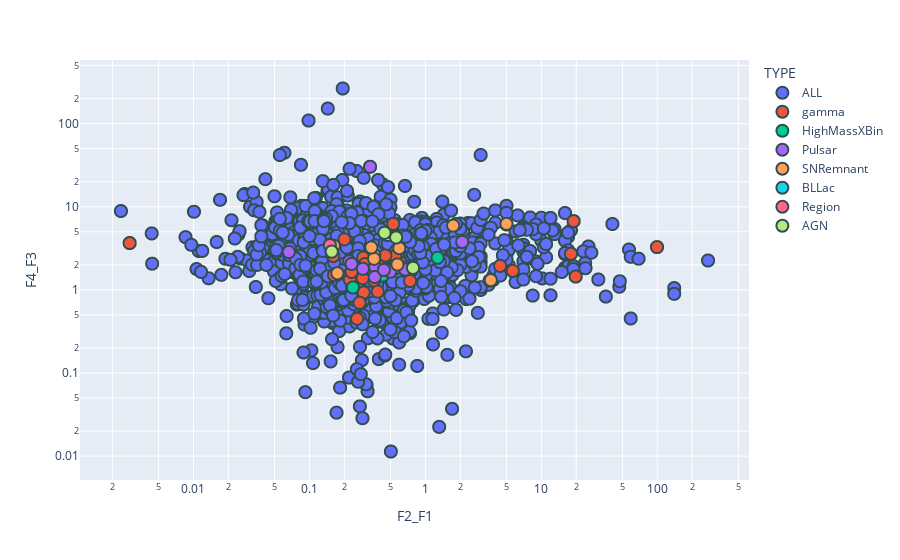

Here is the notebook cell this chart was saved with:
### Markdown cell above
Note that when you move around with the mouse you get the values for each of the sources. You can activate or deactivate a type of Source in the plot by selecting it in the legend. You can zoom in and out, you can export as a png... and plenty more. Play a little bit with it. 

Do the same as before but now color coded by object type.

### Code cell
# Plot same thing but color coded by the TYPE of object
fig = px.scatter(Data, "F2_F1", y="F4_F3", log_x=True, log_y=True, color="TYPE")
fig.update_traces(
    marker=dict(size=12, line=dict(width=2, color="DarkSlateGrey")),
    selector=dict(mode="markers"),
)
fig.show()

### Figure 1 — Plotly figure (JSON) as saved in the notebook; plotly's stock layout.template omitted (floating-point values rounded to 4 significant figures; data arrays with more than 128 entries replaced by an {"elided": "..."} marker saying what was removed)
{"data": [{"hovertemplate": "TYPE=ALL<br>F2_F1=%{x}<br>F4_F3=%{y}<extra></extra>", "legendgroup": "ALL", "marker": {"color": "#636efa", "line": {"color": "DarkSlateGrey", "width": 2}, "size": 12, "symbol": "circle"}, "mode": "markers", "name": "ALL", "showlegend": true, "type": "scattergl", "x": {"elided": "3034 float values"}, "xaxis": "x", "y": {"elided": "3034 float values"}, "yaxis": "y"}, {"hovertemplate": "TYPE=gamma<br>F2_F1=%{x}<br>F4_F3=%{y}<extra></extra>", "legendgroup": "gamma", "marker": {"color": "#EF553B", "line": {"color": "DarkSlateGrey", "width": 2}, "size": 12, "symbol": "circle"}, "mode": "markers", "name": "gamma", "showlegend": true, "type": "scattergl", "x": [0.7826, 0.5277, 19.78, 0.2231, 0.4075, 0.002817, 0.2913, 0.1607, 0.1632, 18.0, 0.2005, null, 0.1543, 0.5764, 5.672, 4.414, 0.3612, 0.2577, 0.6229, null, 0.5602, 0.5497, 0.2473, 99.5, 0.3616, 0.7375, 0.3882, 0.5079, 0.2939, 0.7654, 0.2308, 19, 0.3957, 0.2706, 0.2882, 0.4513, 0.3023], "xaxis": "x", "y": [1.84, 6.223, 1.449, 1.332, 1.707, 3.66, 2.45, 2.559, 1.504, 2.72, 4.055, 3.607, 3.108, 2.245, 1.694, 1.941, 2.109, 0.449, 2.09, 5.704, 2.96, 2.558, 1.735, 3.272, 1.302, 1.281, 0.9541, 1.752, 0.9312, 1.801, 1.644, 6.724, 1.954, 0.7006, 1.38, 2.594, 2.047], "yaxis": "y"}, {"hovertemplate": "TYPE=HighMassXBin<br>F2_F1=%{x}<br>F4_F3=%{y}<extra></extra>", "legendgroup": "HighMassXBin", "marker": {"color": "#00cc96", "line": {"color": "DarkSlateGrey", "width": 2}, "size": 12, "symbol": "circle"}, "mode": "markers", "name": "HighMassXBin", "showlegend": true, "type": "scattergl", "x": [0.554, 0.4278, 1.274, 0.2373], "xaxis": "x", "y": [1.832, 1.488, 2.436, 1.069], "yaxis": "y"}, {"hovertemplate": "TYPE=Pulsar<br>F2_F1=%{x}<br>F4_F3=%{y}<extra></extra>", "legendgroup": "Pulsar", "marker": {"color": "#ab63fa", "line": {"color": "DarkSlateGrey", "width": 2}, "size": 12, "symbol": "circle"}, "mode": "markers", "name": "Pulsar", "showlegend": true, "type": "scattergl", "x": [0.2203, 0.2891, 0.6717, 0.3681, null, 0.6684, 0.2308, 0.3659, 0.06641, null, 0.3333, 0.4984, null, 2.077, 0.4388], "xaxis": "x", "y": [2.204, 1.795, 1.871, 1.901, 2.753, 1.76, 2.054, 1.429, 2.857, 3.175, 30.28, 1.658, 3.477, 3.782, 1.74], "yaxis": "y"}, {"hovertemplate": "TYPE=SNRemnant<br>F2_F1=%{x}<br>F4_F3=%{y}<extra></extra>", "legendgroup": "SNRemnant", "marker": {"color": "#FFA15A", "line": {"color": "DarkSlateGrey", "width": 2}, "size": 12, "symbol": "circle"}, "mode": "markers", "name": "SNRemnant", "showlegend": true, "type": "scattergl", "x": [0.3632, 1.738, 0.361, 0.1627, 5.0, 0.5743, null, 0.1744, 0.5952, 0.3421, 3.667], "xaxis": "x", "y": [2.625, 5.936, 2.369, 3.393, 6.236, 2.023, 2.651, 1.585, 3.177, 3.242, 1.31], "yaxis": "y"}, {"hovertemplate": "TYPE=BLLac<br>F2_F1=%{x}<br>F4_F3=%{y}<extra></extra>", "legendgroup": "BLLac", "marker": {"color": "#19d3f3", "line": {"color": "DarkSlateGrey", "width": 2}, "size": 12, "symbol": "circle"}, "mode": "markers", "name": "BLLac", "showlegend": true, "type": "scattergl", "x": [0.4711, 0.4444, 0.5595, 0.1558], "xaxis": "x", "y": [4.58, 4.856, 4.273, 2.886], "yaxis": "y"}, {"hovertemplate": "TYPE=Region<br>F2_F1=%{x}<br>F4_F3=%{y}<extra></extra>", "legendgroup": "Region", "marker": {"color": "#FF6692", "line": {"color": "DarkSlateGrey", "width": 2}, "size": 12, "symbol": "circle"}, "mode": "markers", "name": "Region", "showlegend": true, "type": "scattergl", "x": [0.1501], "xaxis": "x", "y": [3.454], "yaxis": "y"}, {"hovertemplate": "TYPE=AGN<br>F2_F1=%{x}<br>F4_F3=%{y}<extra></extra>", "legendgroup": "AGN", "marker": {"color": "#B6E880", "line": {"color": "DarkSlateGrey", "width": 2}, "size": 12, "symbol": "circle"}, "mode": "markers", "name": "AGN", "showlegend": true, "type": "scattergl", "x": [0.7826, 0.4711, 0.4444, 0.5595, 0.1558], "xaxis": "x", "y": [1.84, 4.58, 4.856, 4.273, 2.886], "yaxis": "y"}], "layout": {"autosize": true, "legend": {"title": {"text": "TYPE"}, "tracegroupgap": 0}, "margin": {"t": 60}, "xaxis": {"anchor": "y", "autorange": true, "domain": [0, 1], "range": [-2.99, 2.802], "title": {"text": "F2_F1"}, "type": "log"}, "yaxis": {"anchor": "x", "autorange": true, "domain": [0, 1], "range": [-2.386, 2.865], "title": {"text": "F4_F3"}, "type": "log"}}}
